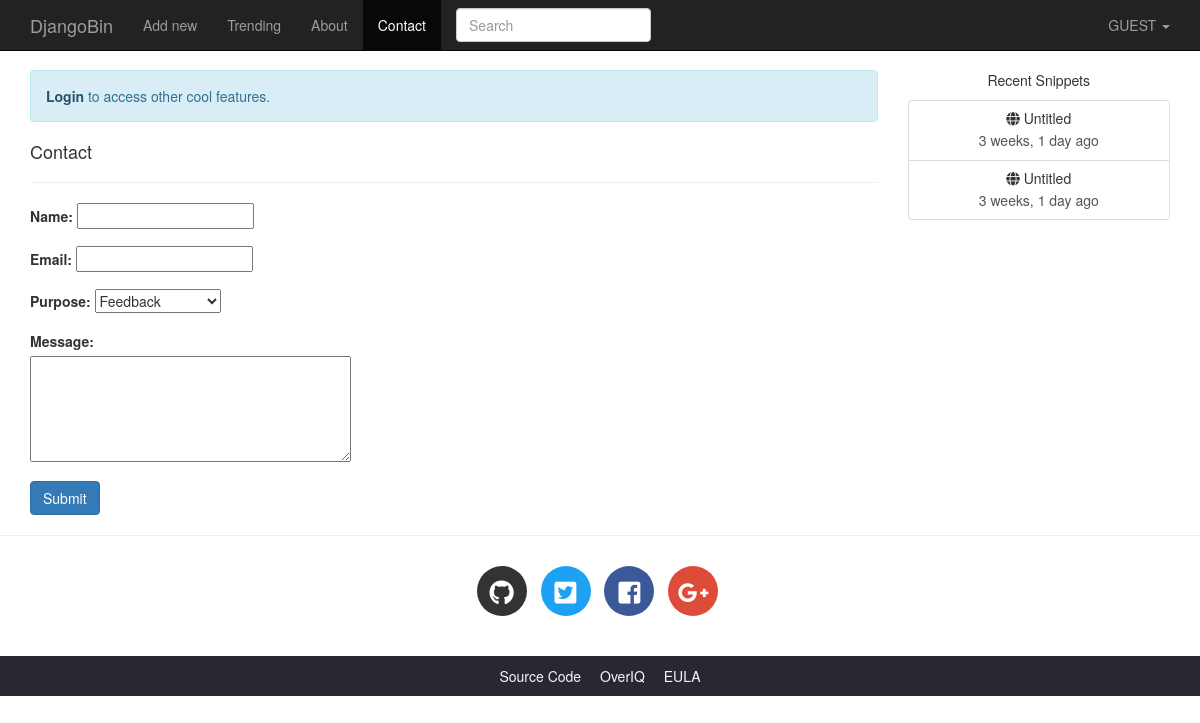
Page /contact/ on the committed database.
### djangobin/models.py (models this page shows, shortened)
class Snippet(models.Model):
    title = models.CharField(max_length=200, blank=True)
    original_code = models.TextField()
    highlighted_code = models.TextField(blank=True, help_text="Read only field. Will contain the"
                                    " syntax-highlited version of the original code.")
    expiration = models.CharField(max_length=10, choices=Pref.expiration_choices)
    exposure = models.CharField(max_length=10, choices=Pref.exposure_choices)
    hits = models.IntegerField(default=0, help_text='Read only field. Will be updated after every visit to snippet.')
    slug = models.SlugField(help_text='Read only field. Will be filled automatically.')
    created_on = models.DateTimeField(auto_now_add=True)
    language = models.ForeignKey(Language, on_delete=models.CASCADE)
    user = models.ForeignKey(User, on_delete=models.CASCADE)
    tags = models.ManyToManyField('Tag', blank=True)
    class Meta:
        ordering = ['-created_on']
    def get_absolute_url(self):
        return reverse('djangobin:snippet_detail', args=[self.slug])

### djangobin/views.py (the view)
# urls.py: path('contact/', views.contact, name='contact'),
def contact(request):
    if request.method == 'POST':
        f = ContactForm(request, request.POST)
        if f.is_valid():
            if request.user.is_authenticated:
                name = request.user.username
                email = request.user.email
            else:
                name = f.cleaned_data['name']
                email = f.cleaned_data['email']
            subject = "You have a new Feedback from {}:<{}>".format(name, email)
            message = "Purpose: {}\n\nDate: {}\n\nMessage:\n\n {}".format(
                dict(f.purpose_choices).get(f.cleaned_data['purpose']),
                datetime.datetime.now(),
                f.cleaned_data['message']
            )
            mail_admins(subject, message)
            messages.add_message(request, messages.INFO, 'Thanks for submitting your feedback.')
            return redirect('djangobin:contact')
    else:
        f = ContactForm(request)
    return render(request, 'djangobin/contact.html', {'form': f})

### djangobin/forms.py
class ContactForm(forms.Form):
    BUG = 'b'
    FEEDBACK = 'fb'
    NEW_FEATURE = 'nf'
    OTHER = 'o'
    purpose_choices = (
        (FEEDBACK, 'Feedback'),
        (NEW_FEATURE, 'Feature Request'),
        (BUG, 'Bug'),
        (OTHER, 'Other'),
    )
    name = forms.CharField()
    email = forms.EmailField()
    purpose = forms.ChoiceField(choices=purpose_choices)
    message = forms.CharField(widget=forms.Textarea(attrs={'cols': 40, 'rows': 5}))
    def __init__(self, request, *args, **kwargs):
        super(ContactForm, self).__init__(*args, **kwargs)
        if request.user.is_authenticated:
            self.fields['name'].required = False
            self.fields['email'].required = False

### djangobin/context_processors.py (called while the page is built)
def recent_snippets(request):
    return dict(recent_snippets=Snippet.objects.filter(exposure='public').order_by("-id")[:8])

### djangobin/templates/djangobin/contact.html (shortened to what this page needs)
{% extends 'djangobin/base.html' %}
{% block main %}
    <h4>Contact </h4>
    <hr>
    <form method="post">
        {% if not request.user.is_authenticated %}
            <div class="form-group row">
                <div class="col-lg-5">
                    {{ form.name.label_tag }}
                    {{ form.name }}
                </div>
            </div>
            <div class="form-group row">
                <div class="col-lg-5">
                    {{ form.email.label_tag }}
                    {{ form.email }}
                </div>
            </div>
        {% endif %}
        <div class="form-group row">
            <div class="col-lg-5">
                {{ form.purpose.label_tag }}
                {{ form.purpose }}
            </div>
        </div>
        <div class="form-group row">
            <div class="col-lg-5">
                {{ form.message.label_tag }}
                {{ form.message }}
            </div>
        </div>
        <button type="submit" class="btn btn-primary">Submit</button>
    </form>
{% endblock %}

### djangobin/templates/djangobin/base.html (shortened to what this page needs)
<!DOCTYPE html>
<html lang="en">
<head>
    {% load static %}
    {% load humanize %}
    <link rel="stylesheet" href="{% static 'djangobin/css/bootstrap.min.css' %}" >
    <link rel="stylesheet" href="{% static 'djangobin/css/bootstrap-select.min.css' %}" >
    <link href="https://use.fontawesome.com/releases/v5.0.7/css/all.css" rel="stylesheet">
    <link rel="stylesheet" href="{% static 'djangobin/css/main.css' %}">
    <link rel="stylesheet" href="{% static 'djangobin/css/default.css' %}">
</head>
<body>
<nav class="navbar navbar-default navbar-inverse navbar-fixed-top">
    <div class="container">
        <div class="navbar-header">
            <a class="navbar-brand" href="{% url 'djangobin:index' %}">DjangoBin</a>
        </div>
        <div class="collapse navbar-collapse" id="bs-example-navbar-collapse-1">
            <ul class="nav navbar-nav">
                <li {% if request.path == '/' %}class='active'{% endif %} >
                    <a href="{% url 'djangobin:index' %}">Add new</a>
                </li>
                <li {% if request.path == '/trending/' %}class='active'{% endif %}>
                    <a href="{% url 'djangobin:trending_snippets' %}">Trending<span class="sr-only">(current)</span></a>
                </li>
                <li {% if request.path == '/about/' %}class='active'{% endif %}>
                    <a href="{% url 'djangobin:about' %}">About</a>
                </li>
                <li {% if request.path == '/contact/' %}class='active'{% endif %}>
                    <a href="{% url 'djangobin:contact' %}">Contact</a>
                </li>
            </ul>
            <form action="{% url 'djangobin:search' %}" class="navbar-form navbar-left" method="get">
                <div class="form-group">
                    <input type="text" name="query" class="form-control"
                           placeholder="Search" value="{{ request.GET.query }}">
                </div>
            </form>
            <ul class="nav navbar-nav navbar-right">
                <li class="dropdown">
                    <a href="#" class="dropdown-toggle" data-toggle="dropdown" role="button"
                       aria-haspopup="true" aria-expanded="false">
                        {% if request.user.is_authenticated %}
                            {{ request.user.username|upper }}
                        {% else %}
                            GUEST
                        {% endif %}
                        <span class="caret"></span>
                    </a>
                </li>
            </ul>
        </div>
    </div>
</nav>
<div class="container">
    <div class="row">
        <div class="col-lg-9 col-md-9">
            {% if not request.user.is_authenticated and not request.path == '/login/'  %}
                <p class="alert alert-info">
                    <a href="{% url 'djangobin:login' %}?next={{ request.path }}" class="alert-link">Login</a> to access other cool features.
                </p>
            {% endif %}
            {% block main %}{% endblock %}
        </div>
        <div class="col-lg-3 col-md-3 text-center hidden-sm hidden-xs">
            <p>Recent Snippets</p>
            <div class="list-group">
                {% for recent_snippet in recent_snippets %}
                    <a href="{{ recent_snippet.get_absolute_url }}" class="list-group-item">
                        <h5 class="list-group-item-heading"><span class="fa fa-globe
"></span> {{ recent_snippet.title }}</h5>
                        <p class="list-group-item-text">{{ recent_snippet.created_on|naturaltime }}</p>
                    </a>
                {% endfor %}
            </div>
        </div>
    </div>
</div>
<hr>
<footer>
    <div class="social-icons">
        <div class="container text-center">
            <ul class="list-inline">
                <li class="list-inline-item social-github">
                    <a href="https://github.com/">
                        <i class="fab fa-github"></i>
                    </a>
                </li>
                <li class="list-inline-item social-twitter">
                    <a href="https://twitter.com/">
                        <i class="fab fa-twitter-square"></i>
                    </a>
                </li>
                <li class="list-inline-item social-facebook">
                    <a href="https://www.facebook.com/">
                        <i class="fab fa-facebook-square"></i>
                    </a>
                </li>
                <li class="list-inline-item social-google-plus">
                    <a href="https://plus.google.com/">
                        <i class="fab fa-google-plus-g"></i>
                    </a>
                </li>
            </ul>
        </div>
    </div>
    <div class="main-footer">
        <div class="container text-center">
            <ul>
                <li><a href="#">Source Code</a></li>
                <li><a href="https://overiq.com/">OverIQ</a></li>
                <li><a href="{% url 'djangobin:eula' %}">EULA</a></li>
            </ul>
        </div>
    </div>
</footer>
</body>
</html>

### djangobin/static/djangobin/css/main.css (style rules this page uses)
body { padding-top: 70px; }
.social-icons { margin: 30px 0; }
footer .social-icons ul.list-inline li a { display: block; width: 50px; height: 50px; color: #fff; border-radius: 100%; font-size: 25px; line-height: 50px; }
footer .social-icons ul.list-inline li.social-github a { background-color: #333; transition: all .2s ease-in-out; }
footer .social-icons ul.list-inline li.social-twitter a { background-color: #1da1f2; transition: all .2s ease-in-out; }
footer .social-icons ul.list-inline li.social-facebook a { background-color: #3b5998; transition: all .2s ease-in-out; }
footer .social-icons ul.list-inline li.social-google-plus a { background-color: #dd4b39; transition: all .2s ease-in-out; }
.main-footer { background-color: #2a2730; }
.main-footer ul { margin-top: 10px; padding-left: 0; }
.main-footer li { display: inline; }
.main-footer li a { color: aliceblue; }
.main-footer li+ li { margin-left: 15px; }

### rows in the picture
Snippet: title "Untitled", created_on "3 weeks, 1 day ago"
Snippet: title "Untitled", created_on "3 weeks, 1 day ago"
